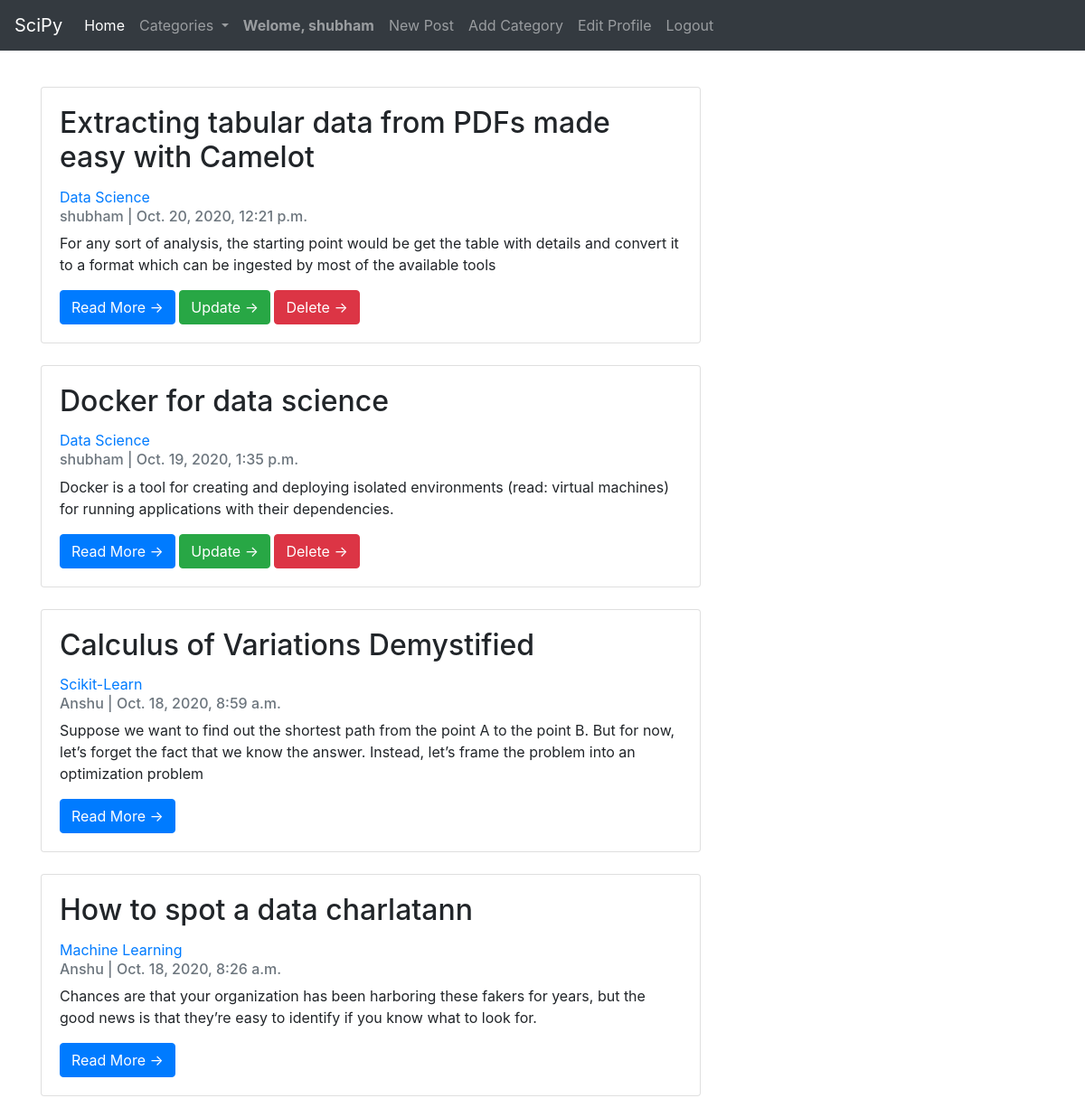
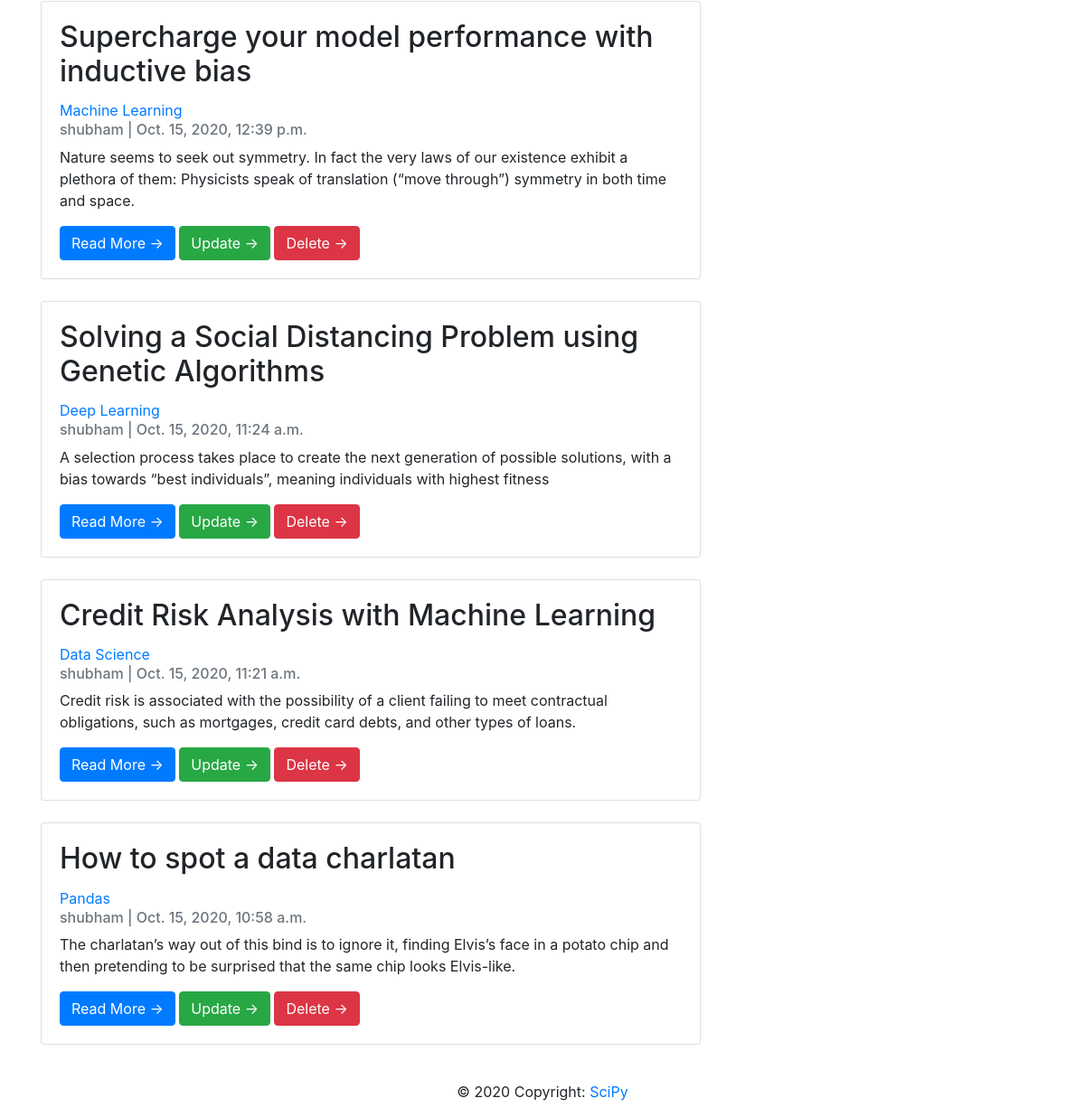
The app's page / (signed in) with its own data (2 pictures, top to bottom).
### Blog/models.py (models this page shows, shortened)
class Blog(models.Model):
	author = models.ForeignKey(User,on_delete=models.CASCADE)
	title = models.CharField(max_length=200,unique=True)
	slug = models.SlugField(max_length=200,unique=True)
	content = RichTextField(blank=True, null=True)
	header_image = models.ImageField(null=True,blank=True,upload_to="images/")
	created_on = models.DateTimeField(auto_now_add=True)
	updated_on = models.DateTimeField(auto_now=True)
	category = models.CharField(max_length=200,default='programming')
	snippet = models.CharField(max_length=200)
	likes = models.ManyToManyField(User,related_name='blog_posts')
	class Meta:
		ordering = ['-created_on']

### Blog/views.py (the view)
# urls.py: path('',HomeView.as_view(),name='home'),
class HomeView(ListView):
	model = Blog
	template_name = "Blog/home.html"
	def get_context_data(self, *args, **kwargs):
		cat_menu = Category.objects.all()
		context = super(HomeView,self).get_context_data(*args,**kwargs)
		context["cat_menu"] = cat_menu
		return context

### Blog/models.py (called while the page is built)
	def __str__(self):
		return self.name

### Blog/templates/Blog/home.html (shortened to what this page needs)
{% extends "Blog/base.html" %}
{% block content %}
<div class="container">
	<div class="row">
		<div class="col-md-8 mt-3 left">
			{% for blog in blog_list %}
			<div class="card mb-4">
				<div class="card-body">
					<h2 class="card-title">{{ blog.title }}</h2>
					<a href="{% url 'category' blog.category %}">{{blog.category}}</a>
					<p class="card-text text-muted h6">{{ blog.author }} | {{ blog.created_on}} </p>
					<p class="card-text">{{blog.snippet}}</p>
					{% if user.is_authenticated %}
						<a href="{% url 'detail' blog.slug  %}" class="btn btn-primary">Read More &rarr;</a>
						{% if user.id == blog.author.id %}
              				<a href="{% url 'update' blog.slug  %}" class="btn btn-success">Update &rarr;</a>
              				<a href="{% url 'delete' blog.slug  %}" class="btn btn-danger">Delete &rarr;</a>
            			{% endif %}
					{% endif %}
				</div>
			</div>
			{% endfor %}
		</div>
	</div>
</div>
{% endblock %}

### Blog/templates/Blog/base.html (shortened to what this page needs)
<!DOCTYPE html>
<html>
<head>
	<link rel="stylesheet" href="https://stackpath.bootstrapcdn.com/bootstrap/4.5.2/css/bootstrap.min.css">
</head>
<body>
	<nav class="navbar navbar-expand-lg navbar-dark bg-dark">
		<a class="navbar-brand" href="{% url 'home' %}">SciPy</a>
		<div class="collapse navbar-collapse" id="navbarSupportedContent">
			<ul class="navbar-nav mr-auto">
				<li class="nav-item active">
					<a class="nav-link" href="{% url 'home' %}">Home <span class="sr-only">(current)</span></a>
				</li>
				<li class="nav-item dropdown">
					<a class="nav-link dropdown-toggle" href="#" id="navbarDropdown" role="button" data-toggle="dropdown" aria-haspopup="true" aria-expanded="false">
						Categories
					</a>
				</li>
				{% if user.is_authenticated %}
					<li class="nav-item">
						<a class="nav-link" href="{% url 'home' %}"><strong>Welome, {{user}}</strong></a>
					</li>
					<li class="nav-item">
						<a class="nav-link" href="{% url 'add_blog' %}">New Post</a>
					</li>
					<li class="nav-item">
						<a class="nav-link" href="{% url 'add_category' %}">Add Category</a>
					</li>
					<li class="nav-item">
						<a class="nav-link" href="{% url 'edit_profile' %}">Edit Profile</a>
					</li>
					<li class="nav-item">
						<a class="nav-link" href="{% url 'logout' %}">Logout</a>
					</li>
				{% endif %}
			</ul>
		</div>
	</nav>
	<br>
	{% block content %}
	{% endblock %}
	<footer class="page-footer font-small blue">
		<div class="footer-copyright text-center py-3">© 2020 Copyright:
			<a href="{% url 'home' %}"> SciPy</a>
		</div>
	</footer>
</body>
</html>

### records on screen
Blog: title "Extracting tabular data from PDFs made easy with Camelot", category "Data Science", author "shubham", created_on "Oct. 20, 2020, 12:21 p.m.", snippet "For any sort of analysis, the starting point would be get the table with details and convert it to a format which can be ingested by most of the available tools", shows "Update →"
Blog: title "Docker for data science", category "Data Science", author "shubham", created_on "Oct. 19, 2020, 1:35 p.m.", snippet "Docker is a tool for creating and deploying isolated environments (read: virtual machines) for running applications with their dependencies.", shows "Update →"
Blog: title "Calculus of Variations Demystified", category "Scikit-Learn", author "Anshu", created_on "Oct. 18, 2020, 8:59 a.m.", snippet "Suppose we want to find out the shortest path from the point A to the point B. But for now, let’s forget the fact that we know the answer. Instead, let’s frame the problem into an optimization problem"
Blog: title "How to spot a data charlatann", category "Machine Learning", author "Anshu", created_on "Oct. 18, 2020, 8:26 a.m.", snippet "Chances are that your organization has been harboring these fakers for years, but the good news is that they’re easy to identify if you know what to look for."
Blog: title "Supercharge your model performance with inductive bias", category "Machine Learning", author "shubham", created_on "Oct. 15, 2020, 12:39 p.m.", snippet "Nature seems to seek out symmetry. In fact the very laws of our existence exhibit a plethora of them: Physicists speak of translation (“move through”) symmetry in both time and space.", shows "Update →"
Blog: title "Solving a Social Distancing Problem using Genetic Algorithms", category "Deep Learning", author "shubham", created_on "Oct. 15, 2020, 11:24 a.m.", snippet "A selection process takes place to create the next generation of possible solutions, with a bias towards “best individuals”, meaning individuals with highest fitness", shows "Update →"
Blog: title "Credit Risk Analysis with Machine Learning", category "Data Science", author "shubham", created_on "Oct. 15, 2020, 11:21 a.m.", snippet "Credit risk is associated with the possibility of a client failing to meet contractual obligations, such as mortgages, credit card debts, and other types of loans.", shows "Update →"
Blog: title "How to spot a data charlatan", category "Pandas", author "shubham", created_on "Oct. 15, 2020, 10:58 a.m.", snippet "The charlatan’s way out of this bind is to ignore it, finding Elvis’s face in a potato chip and then pretending to be surprised that the same chip looks Elvis-like.", shows "Update →"

### other values on screen
{{ user }} "shubham"
